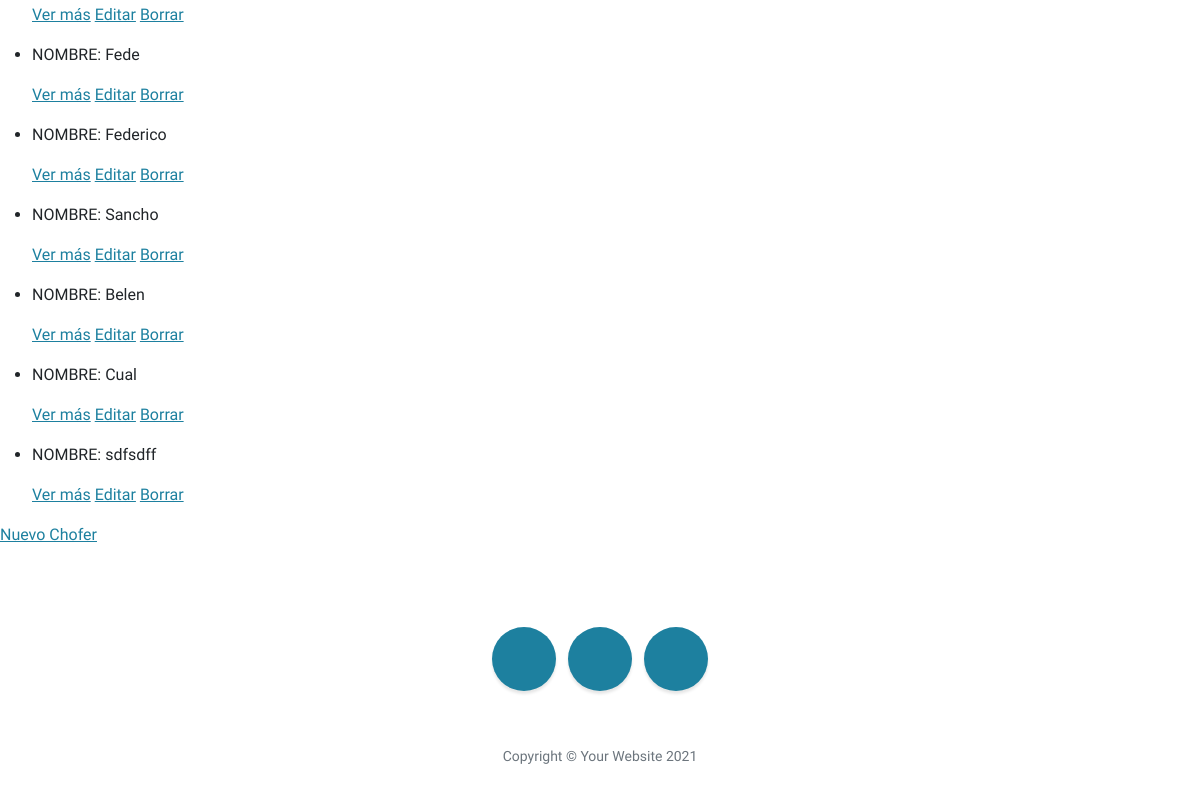
Before: /AppTransporte/chofer/list (lower part) with the older database file.
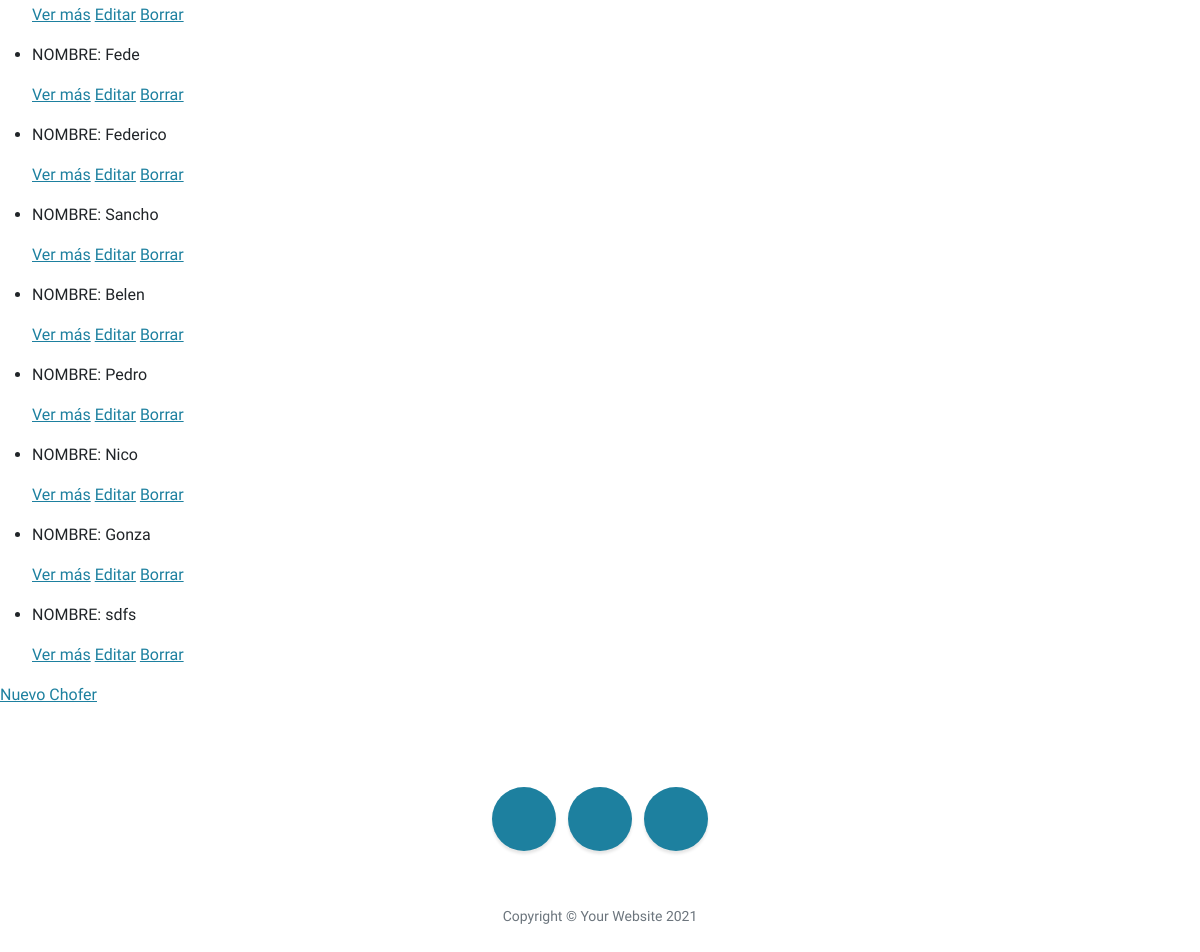
After: the same page with the newer database file.
### AppTransporte/models.py (models this page shows, shortened)
class Chofer(models.Model):
    nombre = models.CharField(max_length=40)
    apellido = models.CharField(max_length=40)
    numeroDeDocumento = models.IntegerField()
    numeroDeLicencia = models.IntegerField()

### AppTransporte/views.py (the view)
# urls.py: path('chofer/list', views.ChoferList.as_view(), name='List Chofer'),
class ChoferList(ListView):
    model = Chofer
    template_name = "AppTransporte/chofer_list.html"

### AppTransporte/templates/AppTransporte/chofer_list.html (shortened to what this page needs)
{% extends "AppTransporte/padre.html" %}
{% load static %}
        {% block contenido %}
          <p>Acá tenemos todos los choferes:</p> <br>
          <ul>
            {% for chofer in object_list %}
            <li>
              <p>NOMBRE: {{ chofer.nombre}}</p>
              <p>
              <a href="{% url 'Detail Chofer' chofer.id %}">Ver más</a>
              <a href="{% url 'Edit Chofer' chofer.id %}">Editar</a>
              <a href="{% url 'Delete Chofer' chofer.id %}">Borrar</a>
            </p>
            </li>
            {% endfor %}
          </ul>
          <a href="{% url 'New Chofer'  %}">Nuevo Chofer</a>
        {% endblock %}

### AppTransporte/templates/AppTransporte/padre.html (shortened to what this page needs)
<!DOCTYPE html>
<html lang="en">
    <head>
        {% load static %}
        <link href="https://cdnjs.cloudflare.com/ajax/libs/simple-line-icons/2.5.5/css/simple-line-icons.min.css" rel="stylesheet" />
        <link href="{% static 'AppTransporte/css/styles.css' %}" rel="stylesheet" />
    </head>
    <body id="page-top">
               {% block contenido %}
               {% endblock %}
        <footer class="footer text-center">
            <div class="container px-4 px-lg-5">
                <ul class="list-inline mb-5">
                    <li class="list-inline-item">
                        <a class="social-link rounded-circle text-white mr-3" href="#!"></a>
                    </li>
                    <li class="list-inline-item">
                        <a class="social-link rounded-circle text-white mr-3" href="#!"></a>
                    </li>
                    <li class="list-inline-item">
                        <a class="social-link rounded-circle text-white" href="#!"></a>
                    </li>
                </ul>
                <p class="text-muted small mb-0">Copyright &copy; Your Website 2021</p>
            </div>
        </footer>
    </body>
</html>

Changed rows visible on the page:
removed Chofer: nombre "Cual"
removed Chofer: nombre "sdfsdff"
added Chofer: nombre "Pedro"
added Chofer: nombre "Nico"
added Chofer: nombre "Gonza"
added Chofer: nombre "sdfs"
